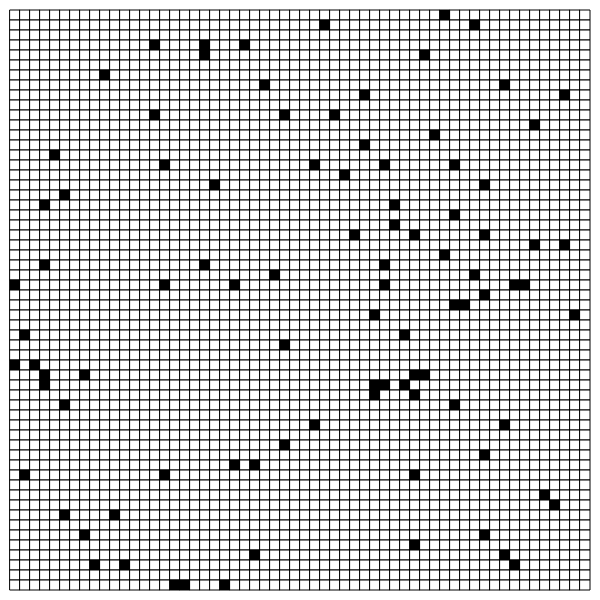
Frame 1 (no input)
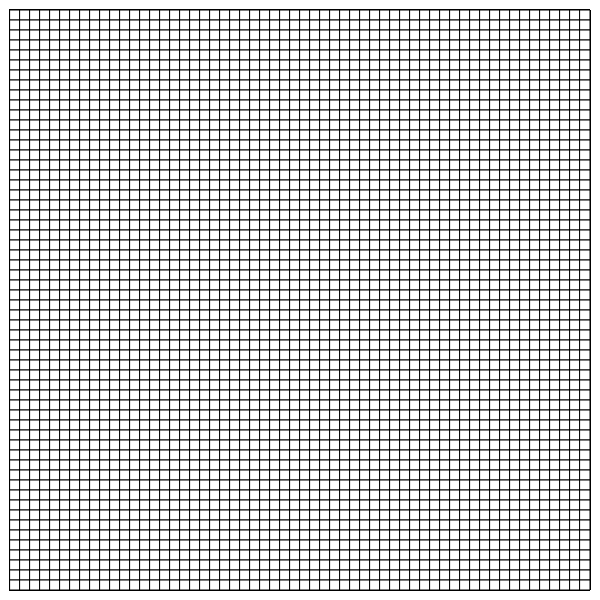
Frame 60 (no input)
Frame 120 (the mouse pressed at the canvas centre since frame 60): identical to frame 60, image omitted

The p5.js sketch that drew these frames (run headless with seeded random() and noise() and a simulated clock; from frame 60 on, the mouse is pressed at the canvas centre):

// p5.js sketch
// ── sketch.js
var grid = [];
var gw = 10;

function setup() {
    background(255);
    createCanvas(600, 600);
    console.log(grid);
    
    for (var x = 0; x * gw < width; x ++) {
        grid[x] = [];
    }
    
    for (var x = 0; x * gw < width; x ++) {
        for (var y = 0; y * gw < height; y ++) {
            grid[x][y] = new Grid(x * gw, y * gw, 0);
        }
    }
    for (var i = 0; i < 100; i ++) {
        var ranx = random(1, grid.length);
        var rany = random(1, grid[floor(ranx)].length);
        
        grid[floor(ranx)][floor(rany)].on = 1;
        console.log(grid[floor(ranx)][floor(rany)].on);
    }
}

function draw() {
    for (var x = 1; x < grid.length - 1; x ++) {
        for (var y = 1; y < grid[x].length - 1; y ++) {
            grid[x][y].show();
            grid[x][y].update(grid);
        }
    }
}
// ── grid.js
function Grid(x, y, isOn) {
    this.x = x;
    this.y = y;
    
    this.on = isOn;
    this.next = this.on;
}

Grid.prototype.show = function() {
    if (this.on === 1) {
        fill(0);
    } else {
        fill(255);
    }
    
    stroke(0);
    strokeWeight(1);
    
    rect(this.x, this.y, gw, gw);
    
    this.on = this.next;
}

Grid.prototype.update = function(grid) {
    var neighbors = 0;
    
    for (var i = -1; i <= 1; i ++) {
        for (var j = -1; j <= 1; j ++) {
            neighbors += grid[this.x / gw + i][this.y / gw + j].on;
        }
    }
    
    neighbors -= this.on;
    
    if (this.on <= 1 && (neighbors == 0 || neighbors >= 4)) {
        this.next = 0;
    } else if (this.on === 0 && neighbors === 3) {
        this.next = 1;
    }
}
